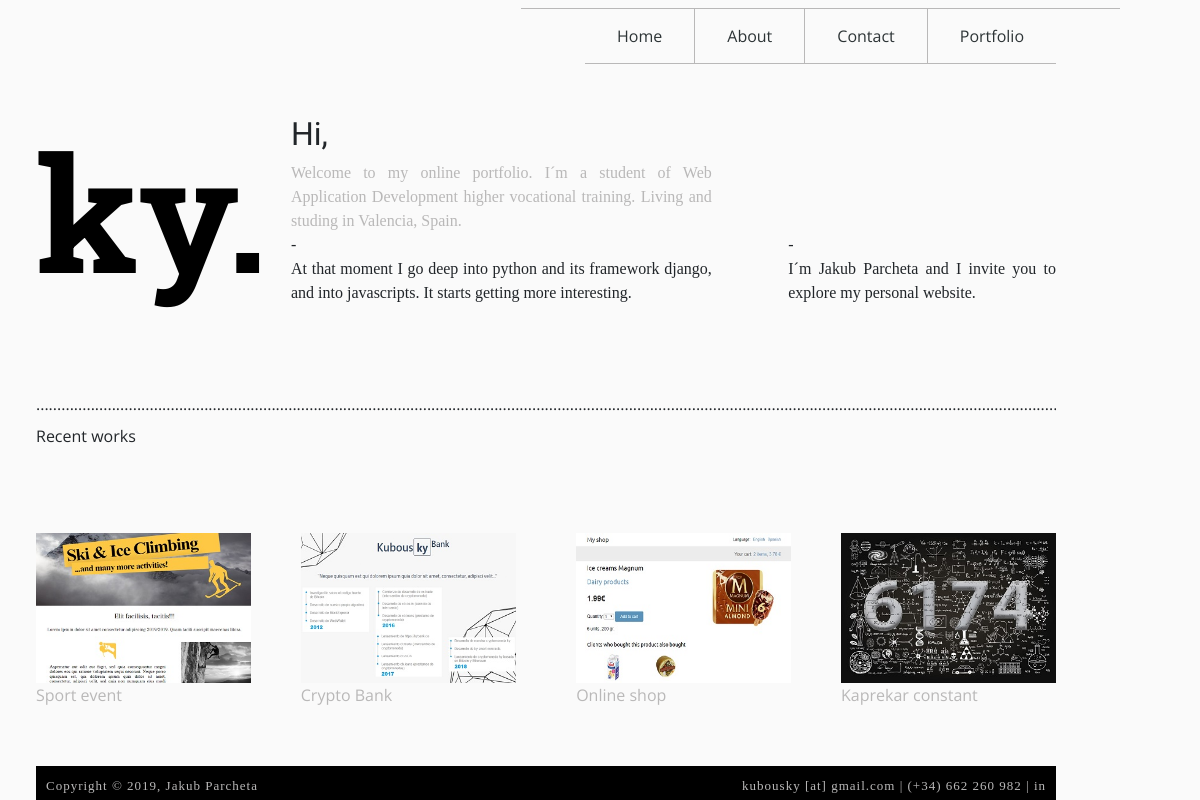
The page / on the database its author committed.
### portfolio/models.py (models this page shows, shortened)
class Project(models.Model):
    category = models.ForeignKey(Category,
                                    related_name='projects',
                                    on_delete=models.CASCADE)
    name = models.CharField(max_length=200, db_index=True)
    slug = models.SlugField(max_length=200, db_index=True)
    image = models.ImageField(upload_to='projects/%Y/%m/%d',
                                blank=True)
    description = models.TextField(blank=True)
    url = models.URLField(max_length=250, blank=True)
    repository = models.URLField(max_length=250)
    created = models.DateTimeField(auto_now_add=True)
    updated = models.DateTimeField(auto_now=True)
    class Meta:
        ordering = ('name',)
        index_together = (('id', 'slug'),)
    def get_absolute_url(self):
        return reverse('portfolio:project_detail',
                        args=[self.id, self.slug])

### portfolio/views.py (the view)
# urls.py: 2. Add a URL to urlpatterns:  path('', views.home, name='home')
def home(request):
    project_1 = Project.objects.get(slug="sport-event")
    project_2 = Project.objects.get(slug="crypto-bank")
    project_3 = Project.objects.get(slug="online-shop")
    project_4 = Project.objects.get(slug="kaprekar-constant")
    return render(request, "home.html", {'project_1': project_1,
                                        'project_2': project_2,
                                        'project_3': project_3,
                                        'project_4': project_4})

### portfolio/templates/home.html (shortened to what this page needs)
{% extends "base.html" %}
{% load static %}
{% block content %}
<main class="flex-fill">
  <div class="c d-flex align-content-around flex-wrap">
    <header class="row I-am">
        <div class="col-m-4 col-x-3" id="logo" >
            <h1><strong>ky.</strong></h1>
        </div>
        <div class="col-s-12 col-m-8 col-x-9" id="about-me">
            <div id="hello">
                <div id="hello_1">
                    <div id="hi"><h2>Hi,</h2></div>
                    <div id="welcome"><p>Welcome to my online portfolio. I´m a student of Web Application Development higher vocational training. Living and studing in Valencia, Spain.</p></div>
                </div>
                <div id="hello_2">
                </div>
            </div>
            <div id="extra">
                <div id='extra_1'>
                    <div id="extra_1_1"><p>-</p></div>
                    <div id="extra_1_2"><p>At that moment I go deep into python and its framework django, and into javascripts. It starts getting more interesting.</p></div>
                </div>
                <div id='extra_2'>
                    <div id="extra_2_1"><p>-</p></div>
                    <div id="extra_2_2"><p>I´m Jakub Parcheta and I invite you to explore my personal website.</p></div>
                </div>
            </div>
        </div>
    </header>
    <section class="separator">
            <p>................................................................................................................................................................................................................................................................................................................................................</p>
            <p>Recent works</p>
    </section>
    <section class="row highlighted">
            <div class="project first cl-12 col-m-6 col-l-4 col-xl-2_5">
                <div id="project_1">
                    <img src="{% static "img/ski_event.jpg" %}" style="width:215px;height:150px;">
                    <a href="{{ project_1.get_absolute_url }}">{{ project_1.name }}</a>
                </div>
            </div>
            <div class="project second cl-12 col-m-6 col-l-4 col-xl-3_5">
                <div id="project_2">
                    <img src="{% static "img/bank.jpg" %}" style="width:215px;height:150px;">
                    <a href="{{ project_2.get_absolute_url }}">{{ project_2.name }}</a>
                </div>
            </div>
            <div class="project third cl-12 col-m-6 col-l-4 col-xl-3_5">
                <div id="project_3">
                    <img src="{% static "img/shop.jpg" %}" style="width:215px;height:150px;">
                    <a href="{{ project_3.get_absolute_url }}">{{ project_3.name }}</a>
                </div>
            </div>
            <div class="project fourth cl-12 col-m-6 col-l-4 col-xl-2_5">
                <div id="project_4">
                    <img src="{% static "img/kaprekar.jpg" %}" style="width:215px;height:150px;">
                    <a href="{{ project_4.get_absolute_url }}">{{ project_4.name }}</a>
                </div>
            </div>
        </section>
  </div>
</main>
    <footer class='row footer'>
        <div id="copy" class='co col-md-6 col-sm-12'>
            <a>Copyright © 2019, Jakub Parcheta</a>
        </div>
        <div id="contact" class='co col-md-5 col-sm-12'>
            <a>kubousky [at] gmail.com | (+34) 662 260 982 | in</a>
        </div>
    </footer>
{% endblock %}

### portfolio/static/css/my_style.css (style rules this page uses)
html,body { font-family: 'Open Sans', sans-serif; background-color: #FAFAFA; min-height:100vh; overflow-x: hidden; }
.flex-fill { flex:1 1 auto; }
.I-am { width: 85%; height: auto; margin-left: 3%; overflow: hidden; min-height: 200px; }
.I-am #logo { float: left; }
.I-am #logo h1 { font-size: 160px; margin:auto 0; color: black; font-family: 'Roboto Slab', serif; }
.I-am #about-me { padding-right: 0; padding-top:0px; }
.I-am #about-me #hello { display: inline-flex }
.I-am #about-me #hello #hello_1 { width: 55%; }
.I-am #about-me #hello #hello_1 #hi { font-family: 'Telex', sans-serif; }
.I-am #about-me #hello #hello_1 #welcome { color: rgb(185, 184, 184); }
.I-am #about-me #hello #hello_1 #welcome p { margin:auto 0; text-align: justify; }
.I-am #about-me #hello #hello_2 { width: 45%; }
#extra { font-family: 'Slabo 13px', serif; }
#extra_1 { width: 55%; }
#extra_2 { width: 35%; }
#extra_1_1 p, #extra_1_2 p, #extra_2_1 p, #extra_2_2 p { margin:auto 0; }
#extra_1_2, #extra_2_2 p { text-align: justify; }
.separator { width:85%; height: auto; margin-left: 3%; display: inline-block; overflow: hidden; }
.separator p { white-space: nowrap; margin-bottom: 8px; }
.highlighted { width: 85%; margin-left: 3%; height: auto; margin-bottom: 20px; }
.highlighted .project { display: inline-block; overflow: hidden; }
.first { padding-left: 0px; }
.fourth { padding-right: 0px; }
.highlighted .project #project_1 { width: 215px; margin: 0 auto; }
.highlighted .project #project_2 { width: 215px; margin: 0 auto; }
.highlighted .project #project_3 { width: 215px; margin: 0 auto; }
.highlighted .project #project_4 { width: 215px; margin: 0 auto; }
.highlighted .project a { display: block; text-decoration: none; color: rgb(185, 184, 184); }
.footer { font-family: 'Slabo 13px', serif; font-size: 13px; letter-spacing: 1px; width: 85%; margin-left: 3%; height: auto; background-color: black; color: rgb(185, 184, 184); display: inline-block; overflow: hidden; }
.co { padding:10px; padding-bottom:5px; }
#copy { float: left; }
#contact { float: right; }
#contact a { float: right; white-space: nowrap; }
header { width: 85%; height: auto; margin-left: 3%; }
header p { font-family: 'Slabo 13px', serif; margin-top:0; margin-bottom:0; }
@media only screen and (min-width: 601px) { #extra { overflow: hidden; } }
@media only screen and (min-width: 601px) { #extra_1 { float: left; } }
@media only screen and (min-width: 601px) { #extra_2 { float: right; } }
@media only screen and (min-width: 751px) { .col-md-5 { width: 41.66%; } }
@media only screen and (min-width: 751px) { .col-md-6 { width: 50%; } }
@media only screen and (min-width: 1041px) { .col-x-3 { width:25%; } }
@media only screen and (min-width: 1041px) { .col-x-9 { width:75%; } }
@media only screen and (min-width: 1101px) { .col-xl-2_5 { width: 23%; } }
@media only screen and (min-width: 1101px) { .col-xl-3_5 { width: 27%; } }
@media only screen and (min-width: 1101px) { .highlighted .project #project_1 { float: left; } }
@media only screen and (min-width: 1101px) { .highlighted .project #project_4 { float: right; } }

### rows shown on the page
Project: name "Sport event"
Project: name "Crypto Bank"
Project: name "Online shop"
Project: name "Kaprekar constant"
